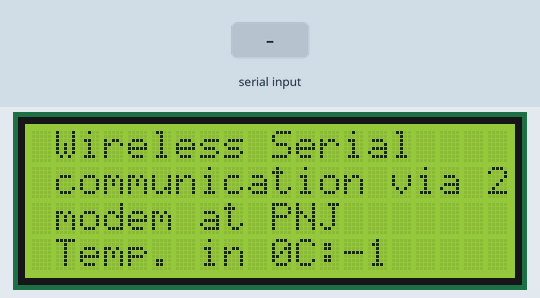
This sketch was run on a simulated Arduino Uno, built with avr-gcc and run on an emulated ATmega328P. Parts: 20×4 character LCD. The inputs (shaded band) are chosen by the test bench. What the sketch prints to the serial monitor is not drawn.

Above: at 1.2 s.
1.3 s: byte 30 received over Serial
At 1.59 s:
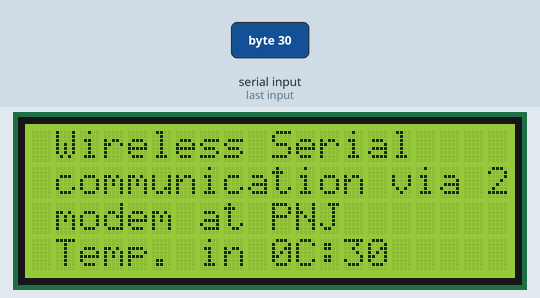
3.1 s: byte 90 received over Serial
4.8 s: byte 120 received over Serial
At 6.4 s:
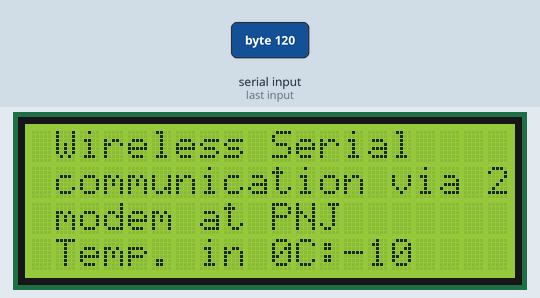
Timing chart, 0 to 7.9 s (numbered marks = the images above; inputs shaded):
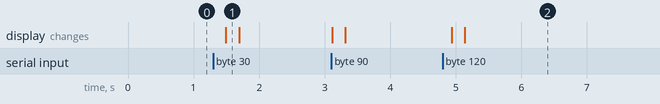

Measured:
- after the input at 1.3 s, the display: changes after 0.19 s (image 1)
- after the input at 4.8 s, the display: first changes after 0.14 s (image 2 shows a later state)

The sketch:

Receiv.ino
```cpp
#include <LiquidCrystal.h>
LiquidCrystal lcd(13, 12, 11, 10, 9, 8);

void setup()
{
lcd.begin(20,4);
Serial.begin(9600);
lcd.setCursor(0,0);
lcd.print(" Wireless Serial ");
lcd.setCursor(0,1);
lcd.print(" communication via 2.4 GHz ");
lcd.setCursor(0,2);
lcd.print(" modem at PNJ ");
}

void loop()
{
int TEMP_VALUE = Serial.read();
lcd.setCursor(0,3);
lcd.print(" Temp. in 0C: ");
lcd.setCursor(13,3);
lcd.print(TEMP_VALUE);
delay(100);
Serial.print("TEMP_VAL:");
Serial.println(TEMP_VALUE);
delay(100);
}
```
